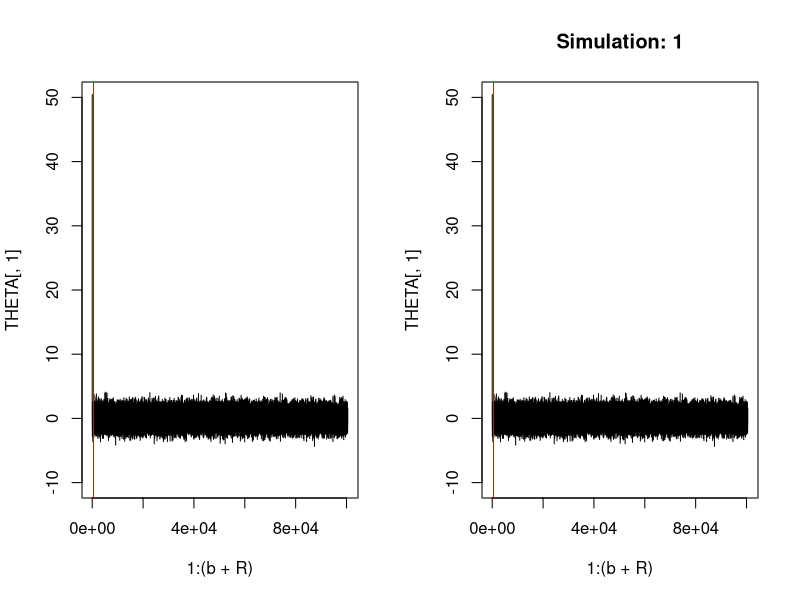
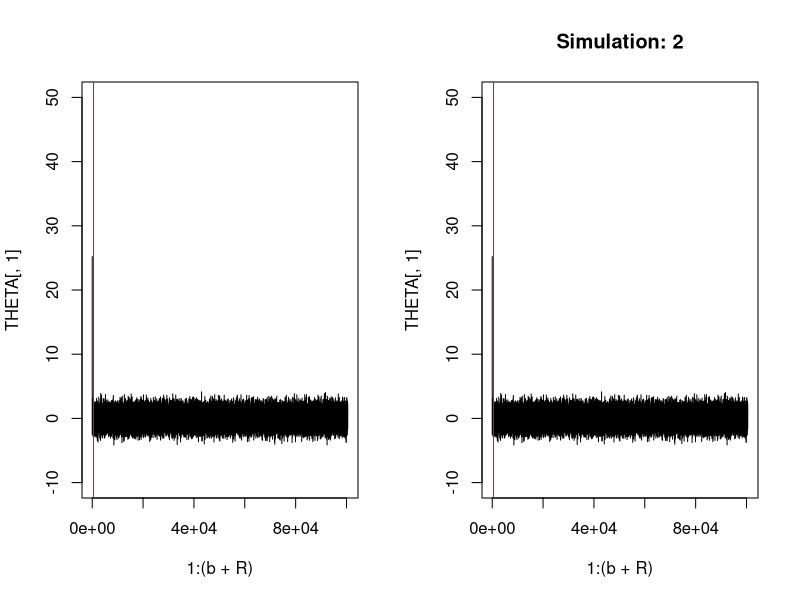
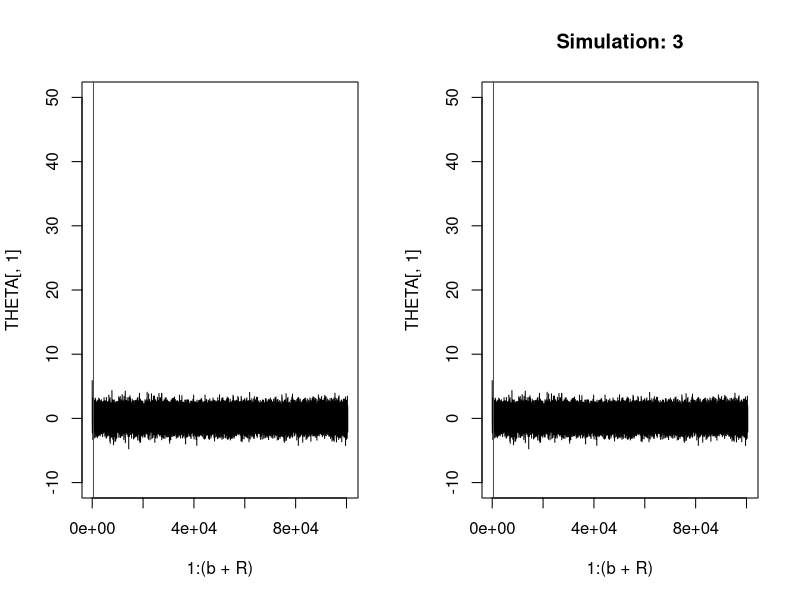
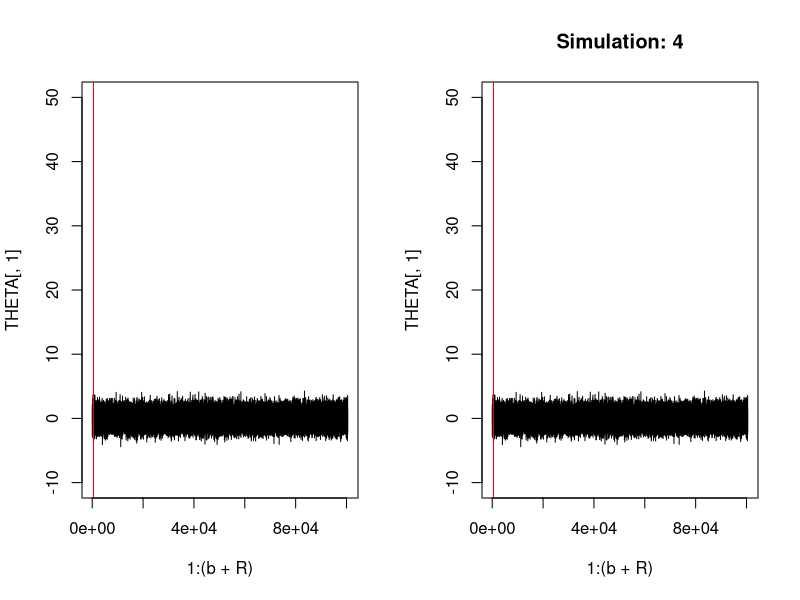
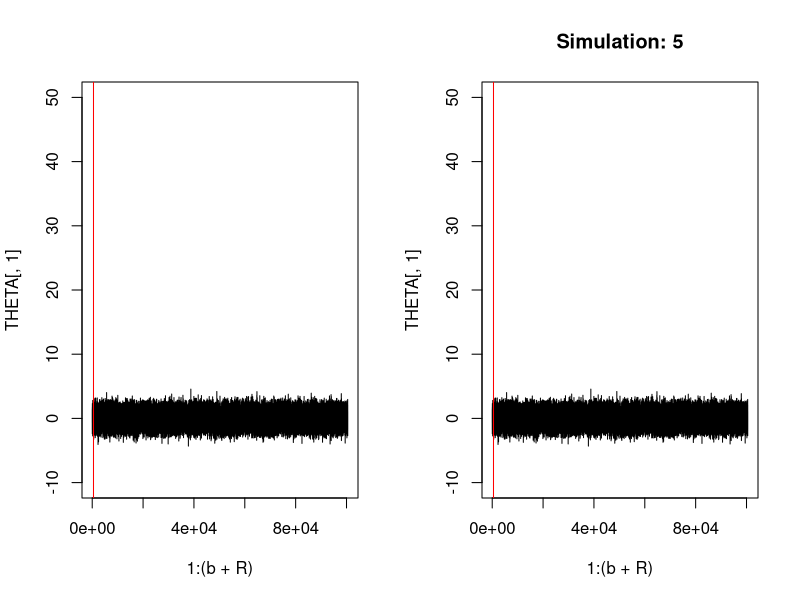
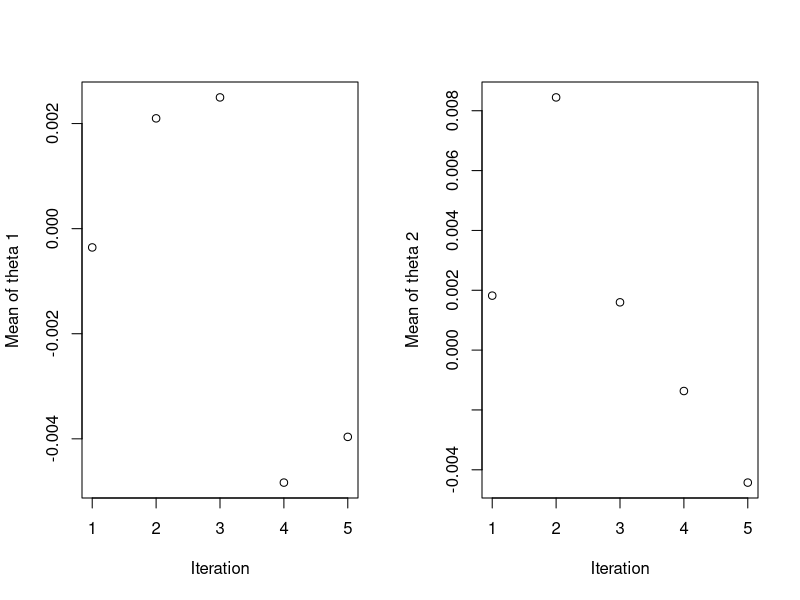

Generate these figures, in order, with R:
rm(list = ls())


gibbs_sampler <- function(b, R, theta_1_start, theta_2_start, y1, y2, rho) {
  # Storage.
  THETA_1 <- numeric(b+R)
  THETA_2 <- numeric(b+R)
  
  # Set starting values.
  theta_1 <- theta_1_start
  theta_2 <- theta_2_start
  
  # Gibbs sampler.
  for (r in 1:(b+R)) {
    theta_1 <- rnorm(1, y1 + rho * (theta_2 - y2), sqrt(1 - rho^2))
    theta_2 <- rnorm(1, y2 + rho * (theta_1 - y1), sqrt(1 - rho^2))
    THETA_1[r] <- theta_1
    THETA_2[r] <- theta_2
  }
  
  return(matrix(data=c(THETA_1, THETA_2), ncol = 2))
}


# main function is used to wrap plots inside 
# and let R wait for user input.
main <- function() {
  print("Starting simulation...")
  
  # Setting up parameter vectors.
  theta_1_start <- c(100, 50, 10, 1, 0)
  theta_2_start <- c(100, 50, 10, 1, 0)
  y1 <- c(0, 0, 0, 0, 0)
  y2 <- c(0, 0, 0, 0, 0)
  rho <- c(0.5, 0.5, 0.5, 0.5, 0.5)
  b <- 500 # burn in
  R <- 100000 # GS iterations after burn in
  
  max_iter = length(theta_1_start)
  mean_1 <- numeric(max_iter)
  mean_2 <- numeric(max_iter)
  
  for (i in (1:max_iter)) {
    # Call gibbs sampler with different start values
    # in every iteration.
    THETA <- gibbs_sampler(b, R, theta_1_start[i], theta_2_start[i],
                           y1[i], y2[i], rho[i])
    
    # Compute the mean.
    mean_1[i] <- mean(THETA[(b+1):R, 1])
    mean_2[i] <- mean(THETA[(b+1):R, 2])
    
    # Plot theta draws.
    
    par(mfrow=c(1, 2))
    plot(1:(b+R),THETA[, 1], type="l", ylim=c(-10,50))
    abline(v=b,col="red")
    plot(1:(b+R),THETA[, 1], ylim=c(-10,50), type="l")
    abline(v=b,col="red")
    title(paste0("Simulation: ", i))
    
    # Wait for an input before the next 
    # iteration is calculated and ploted.
    inline <- readline(prompt="Press enter for next plot >> ")
  }
  
  # Plot the mean from every iteration.
  iterations <- 1:max_iter
  par(mfrow=c(1, 2))
  plot(iterations, mean_1, xlab = "Iteration", ylab = "Mean of theta 1")
  plot(iterations, mean_2, xlab = "Iteration", ylab = "Mean of theta 2")
  
  print("Finished simulation.")
}


# Call the main program.
main()
